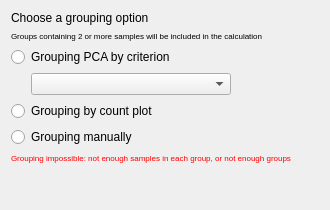
<?xml version="1.0" encoding="UTF-8"?>
<ui version="4.0">
 <class>HotellingCriterionParametersDialog</class>
 <widget class="QWidget" name="HotellingCriterionParametersDialog">
  <property name="geometry">
   <rect>
    <x>0</x>
    <y>0</y>
    <width>330</width>
    <height>210</height>
   </rect>
  </property>
  <property name="windowTitle">
   <string>Form</string>
  </property>
  <layout class="QVBoxLayout" name="verticalLayout">
   <item>
    <widget class="QStackedWidget" name="stackedWidget">
     <property name="currentIndex">
      <number>0</number>
     </property>
     <widget class="QWidget" name="stepOnePage">
      <layout class="QVBoxLayout" name="verticalLayout_2">
       <property name="leftMargin">
        <number>0</number>
       </property>
       <property name="topMargin">
        <number>0</number>
       </property>
       <property name="rightMargin">
        <number>0</number>
       </property>
       <property name="bottomMargin">
        <number>0</number>
       </property>
       <item>
        <widget class="QLabel" name="label_2">
         <property name="sizeIncrement">
          <size>
           <width>0</width>
           <height>0</height>
          </size>
         </property>
         <property name="text">
          <string>Choose a grouping option</string>
         </property>
        </widget>
       </item>
       <item>
        <widget class="QLabel" name="label_groupingCriterion">
         <property name="font">
          <font>
           <pointsize>6</pointsize>
          </font>
         </property>
         <property name="text">
          <string>&lt;html&gt;&lt;head/&gt;&lt;body&gt;&lt;p&gt;Groups containing 2 or more samples will be included in the calculation&lt;/p&gt;&lt;/body&gt;&lt;/html&gt;</string>
         </property>
        </widget>
       </item>
       <item>
        <widget class="QRadioButton" name="radioButton_groupingCriterion">
         <property name="text">
          <string>Grouping PCA by criterion</string>
         </property>
        </widget>
       </item>
       <item>
        <widget class="QWidget" name="comboWidget" native="true">
         <layout class="QHBoxLayout" name="horizontalLayout_3">
          <property name="leftMargin">
           <number>20</number>
          </property>
          <property name="topMargin">
           <number>0</number>
          </property>
          <property name="rightMargin">
           <number>0</number>
          </property>
          <property name="bottomMargin">
           <number>0</number>
          </property>
          <item>
           <widget class="QComboBox" name="comboBox_groupingCriterion">
            <property name="minimumSize">
             <size>
              <width>200</width>
              <height>0</height>
             </size>
            </property>
            <property name="maximumSize">
             <size>
              <width>2</width>
              <height>16777215</height>
             </size>
            </property>
           </widget>
          </item>
          <item>
           <spacer name="horizontalSpacer_2">
            <property name="orientation">
             <enum>Qt::Horizontal</enum>
            </property>
            <property name="sizeHint" stdset="0">
             <size>
              <width>83</width>
              <height>0</height>
             </size>
            </property>
           </spacer>
          </item>
         </layout>
        </widget>
       </item>
       <item>
        <widget class="QRadioButton" name="radioButton_groupingCountPlot">
         <property name="text">
          <string>Grouping by count plot</string>
         </property>
        </widget>
       </item>
       <item>
        <widget class="QRadioButton" name="radioButton_groupingManually">
         <property name="text">
          <string>Grouping manually</string>
         </property>
        </widget>
       </item>
      </layout>
     </widget>
     <widget class="QWidget" name="stepTwoPage">
      <layout class="QVBoxLayout" name="verticalLayout_3">
       <property name="leftMargin">
        <number>0</number>
       </property>
       <property name="topMargin">
        <number>0</number>
       </property>
       <property name="rightMargin">
        <number>0</number>
       </property>
       <property name="bottomMargin">
        <number>0</number>
       </property>
       <item>
        <layout class="QHBoxLayout" name="horizontalLayout">
         <item>
          <widget class="QLabel" name="label">
           <property name="text">
            <string>Count of PC</string>
           </property>
          </widget>
         </item>
         <item>
          <widget class="QSpinBox" name="spinBox_countOfPC">
           <property name="minimumSize">
            <size>
             <width>120</width>
             <height>0</height>
            </size>
           </property>
          </widget>
         </item>
         <item>
          <spacer name="horizontalSpacer">
           <property name="orientation">
            <enum>Qt::Horizontal</enum>
           </property>
           <property name="sizeHint" stdset="0">
            <size>
             <width>40</width>
             <height>20</height>
            </size>
           </property>
          </spacer>
         </item>
        </layout>
       </item>
       <item>
        <widget class="QLabel" name="nonIncludedSamplesLabel">
         <property name="text">
          <string>This samples will be not included to calculation:</string>
         </property>
         <property name="alignment">
          <set>Qt::AlignLeading|Qt::AlignLeft|Qt::AlignTop</set>
         </property>
        </widget>
       </item>
      </layout>
     </widget>
    </widget>
   </item>
   <item>
    <widget class="QLabel" name="criterionGroupingWarningLabel">
     <property name="sizePolicy">
      <sizepolicy hsizetype="Expanding" vsizetype="Preferred">
       <horstretch>0</horstretch>
       <verstretch>0</verstretch>
      </sizepolicy>
     </property>
     <property name="palette">
      <palette>
       <active>
        <colorrole role="WindowText">
         <brush brushstyle="SolidPattern">
          <color alpha="255">
           <red>255</red>
           <green>0</green>
           <blue>0</blue>
          </color>
         </brush>
        </colorrole>
        <colorrole role="Text">
         <brush brushstyle="SolidPattern">
          <color alpha="255">
           <red>255</red>
           <green>0</green>
           <blue>0</blue>
          </color>
         </brush>
        </colorrole>
        <colorrole role="ButtonText">
         <brush brushstyle="SolidPattern">
          <color alpha="255">
           <red>255</red>
           <green>0</green>
           <blue>0</blue>
          </color>
         </brush>
        </colorrole>
       </active>
       <inactive>
        <colorrole role="WindowText">
         <brush brushstyle="SolidPattern">
          <color alpha="255">
           <red>255</red>
           <green>0</green>
           <blue>0</blue>
          </color>
         </brush>
        </colorrole>
        <colorrole role="Text">
         <brush brushstyle="SolidPattern">
          <color alpha="255">
           <red>255</red>
           <green>0</green>
           <blue>0</blue>
          </color>
         </brush>
        </colorrole>
        <colorrole role="ButtonText">
         <brush brushstyle="SolidPattern">
          <color alpha="255">
           <red>255</red>
           <green>0</green>
           <blue>0</blue>
          </color>
         </brush>
        </colorrole>
       </inactive>
       <disabled/>
      </palette>
     </property>
     <property name="font">
      <font>
       <pointsize>6</pointsize>
      </font>
     </property>
     <property name="text">
      <string>&lt;html&gt;&lt;head/&gt;&lt;body&gt;&lt;p&gt;Grouping impossible: not enough samples in each group, or not enough groups&lt;/p&gt;&lt;/body&gt;&lt;/html&gt;</string>
     </property>
     <property name="wordWrap">
      <bool>true</bool>
     </property>
    </widget>
   </item>
   <item>
    <spacer name="verticalSpacer">
     <property name="orientation">
      <enum>Qt::Vertical</enum>
     </property>
     <property name="sizeHint" stdset="0">
      <size>
       <width>20</width>
       <height>40</height>
      </size>
     </property>
    </spacer>
   </item>
  </layout>
 </widget>
 <resources/>
 <connections/>
</ui>
